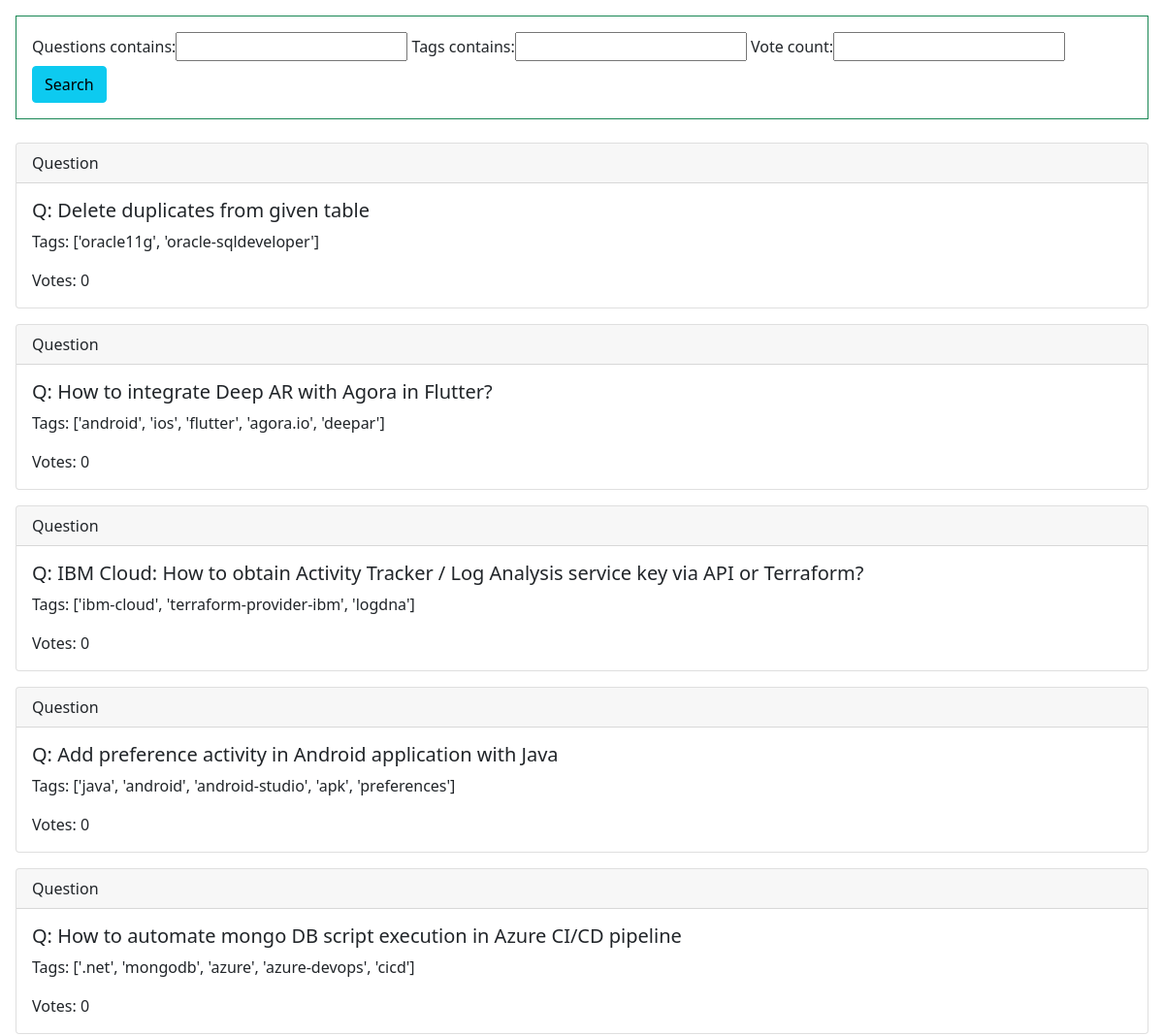
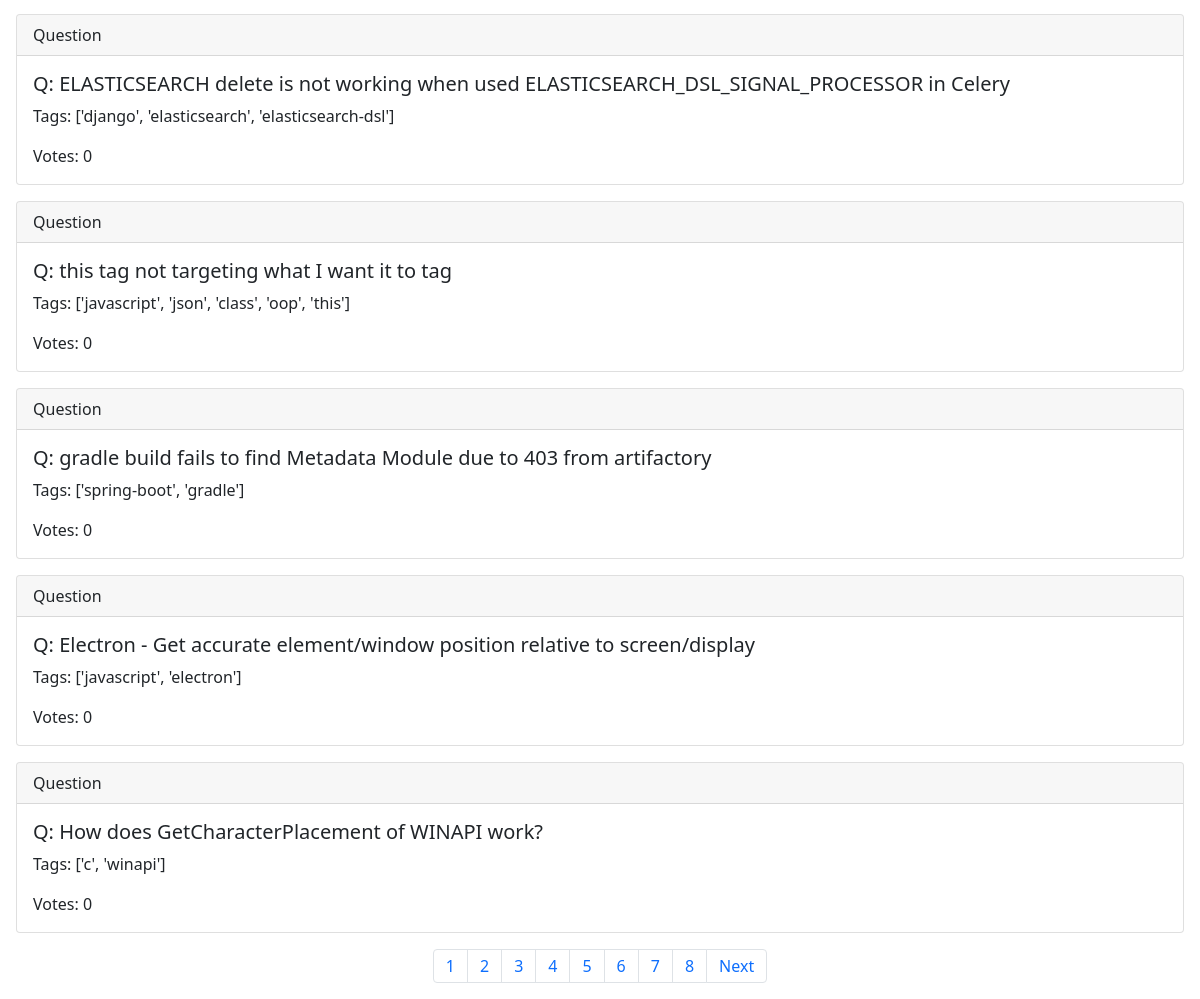
The page / on the database its author committed (2 pictures, top to bottom).
### search_app/models.py (models this page shows, shortened)
class Question(models.Model):
    questions = models.CharField(max_length=300)
    vote_count = models.IntegerField(default=0)
    views = models.CharField(max_length=50)
    tags = models.CharField(max_length=250)

### frondend/views.py (the view)
# urls.py: path('', views.search),
def search(request):
    questions = Question.objects.all()
    myFilter = QuestionFilter(request.GET, queryset=questions)
    questions = myFilter.qs
    paginator = Paginator(questions, 10)
    page_number = request.GET.get('page', 1)
    ques = paginator.get_page(page_number)
    return render(request, 'search.html', {'ques':ques, 'myFilter':myFilter})

### templates/search.html (shortened to what this page needs)
{% load static %}
<!DOCTYPE html>
<html lang="en">
<head>
    <link rel="stylesheet" href="https://stackpath.bootstrapcdn.com/bootstrap/4.4.1/css/bootstrap.min.css">
    <link href="https://cdn.jsdelivr.net/npm/bootstrap@5.1.0/dist/css/bootstrap.min.css" rel="stylesheet">
</head>
<body>
  <div class="ml-3 mt-3 mr-3 mb-4 border border-success p-3" >
      <form class="needs-validation" method="GET" action="">
            {{myFilter.form}}
          <button class="btn btn-info" type="submit">Search</button>
      </form>
  </div>
    {% for q in ques %}
    <div class="card mt-3 ml-3 mr-3">
        <div class="card-header">
         Question
        </div>
        <div class="card-body">
          <h5 class="card-title">Q: {{q.questions}}</h5>
          <p class="card-text">Tags: {{q.tags}}</p>
          <p class="card-text">Votes: {{q.vote_count}}</p>
        </div>
      </div>
      {% endfor %}
      <nav aria-label="..." class="mt-3 nav justify-content-center">
        <ul class="pagination">
             {% for i in ques.paginator.page_range %}
               {% if data.number == i %}
                  <li class="page-item active"><a class="page-link" href="#">{{i}}</a></li>
              {% else %}
                   <li class="page-item"><a class="page-link" href="?page={{i}}">{{i}}</a></li>
              {% endif %}
            {% endfor %}
            {% if ques.has_next %}
              <li class="page-item">
                <a class="page-link" href="?page={{data.next_page_number}}">Next</a>
              </li>
            {% endif %}
        </ul>
      </nav>
</body>
</html>

### rows shown on the page
Question: questions "Delete duplicates from given table", tags "['oracle11g', 'oracle-sqldeveloper']", vote_count "0"
Question: questions "How to integrate Deep AR with Agora in Flutter?", tags "['android', 'ios', 'flutter', 'agora.io', 'deepar']", vote_count "0"
Question: questions "IBM Cloud: How to obtain Activity Tracker / Log Analysis service key via API or Terraform?", tags "['ibm-cloud', 'terraform-provider-ibm', 'logdna']", vote_count "0"
Question: questions "Add preference activity in Android application with Java", tags "['java', 'android', 'android-studio', 'apk', 'preferences']", vote_count "0"
Question: questions "How to automate mongo DB script execution in Azure CI/CD pipeline", tags "['.net', 'mongodb', 'azure', 'azure-devops', 'cicd']", vote_count "0"
Question: questions "ELASTICSEARCH delete is not working when used ELASTICSEARCH_DSL_SIGNAL_PROCESSOR in Celery", tags "['django', 'elasticsearch', 'elasticsearch-dsl']", vote_count "0"
Question: questions "this tag not targeting what I want it to tag", tags "['javascript', 'json', 'class', 'oop', 'this']", vote_count "0"
Question: questions "gradle build fails to find Metadata Module due to 403 from artifactory", tags "['spring-boot', 'gradle']", vote_count "0"
Question: questions "Electron - Get accurate element/window position relative to screen/display", tags "['javascript', 'electron']", vote_count "0"
Question: questions "How does GetCharacterPlacement of WINAPI work?", tags "['c', 'winapi']", vote_count "0"

### other values the page prints
{{ i }} "1" "2" "3" "4" "5" "6" "7" "8"
